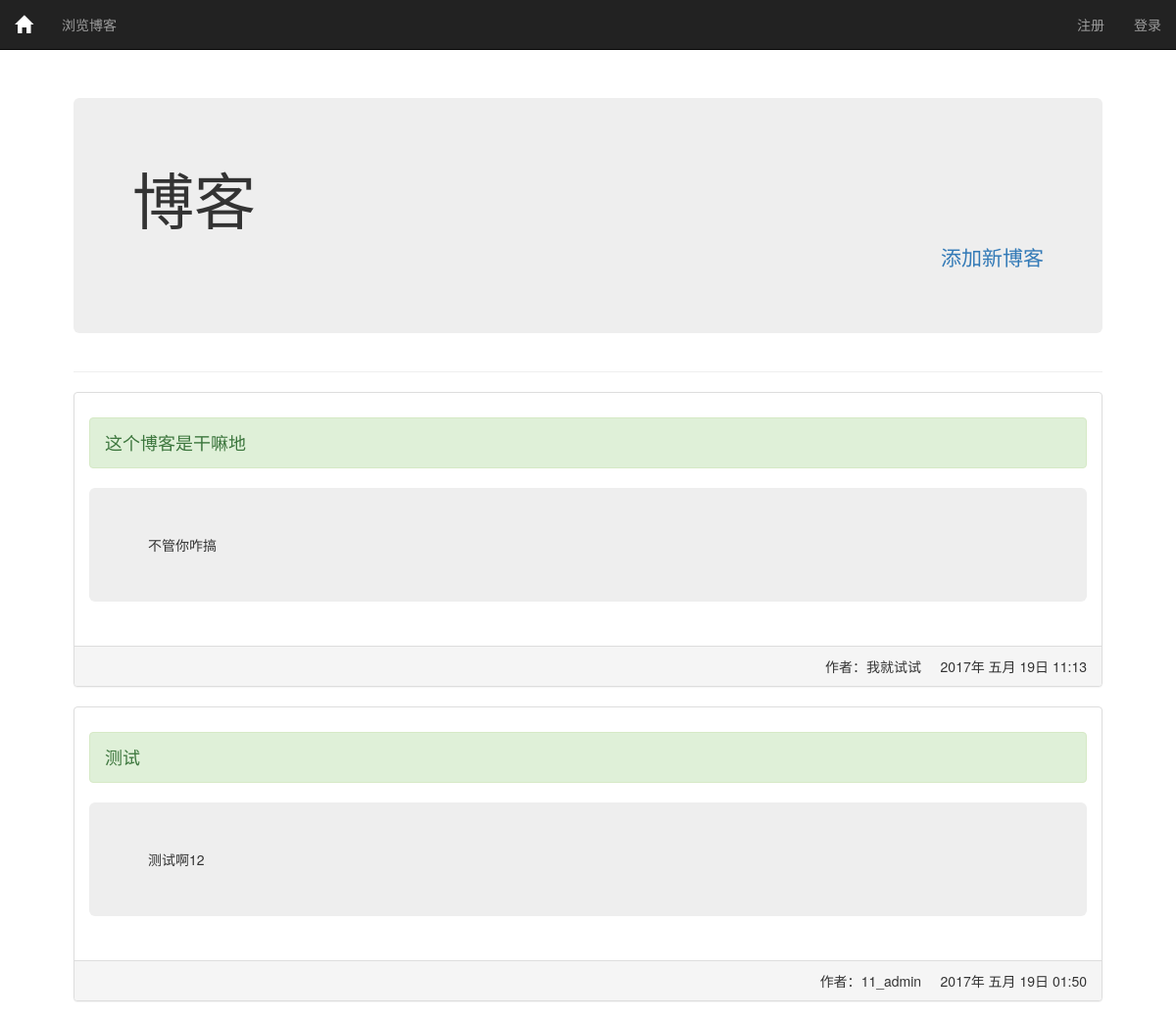
Page /show_blog/ (upper part) on the earlier database version.
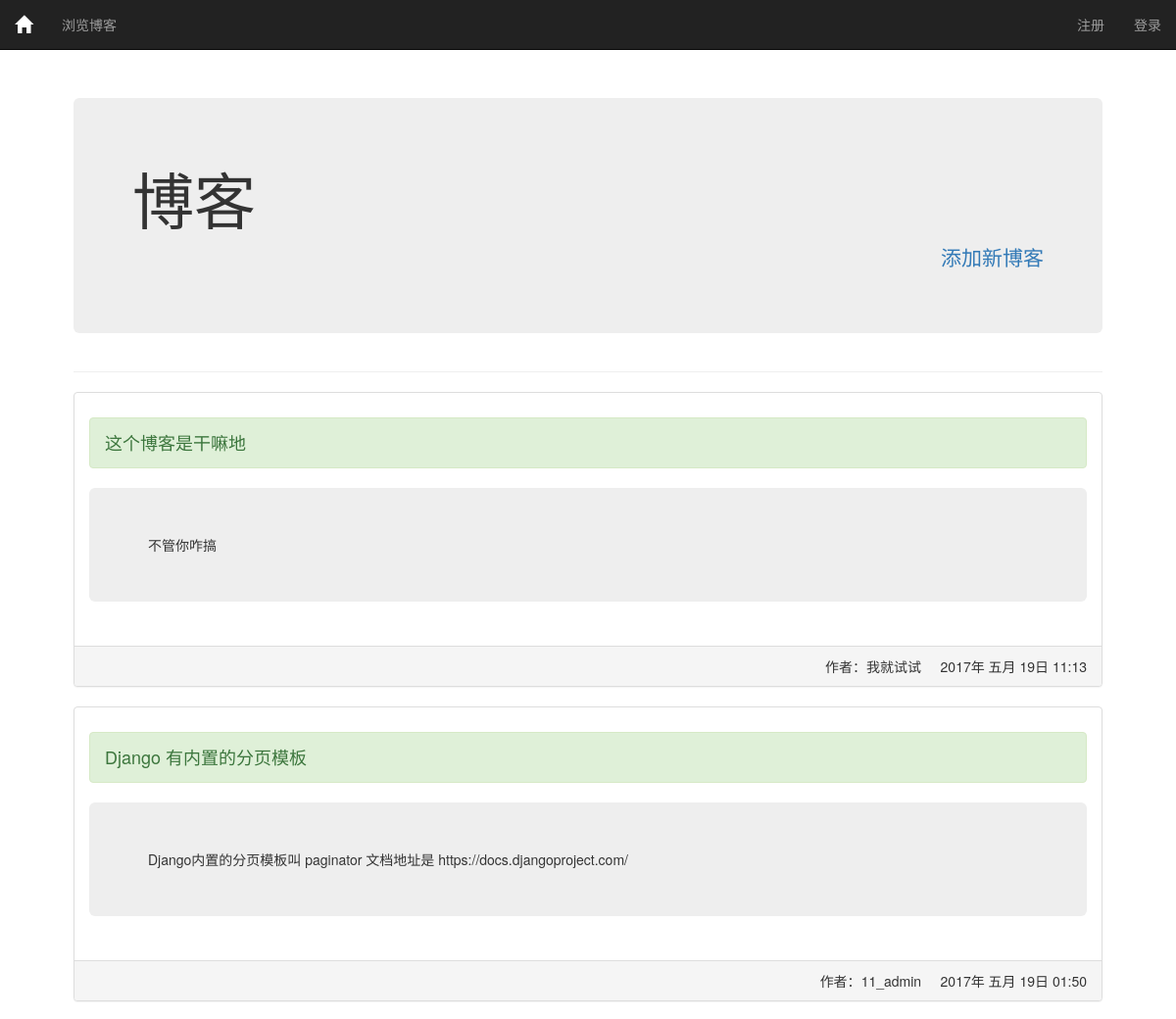
Same page on the later database version.
### blogs/models.py (models this page shows, shortened)
class BlogPost(models.Model):
    title = models.CharField(max_length=200)
    text = models.TextField()
    date_added = models.DateTimeField(auto_now_add=True)
    owner = models.ForeignKey(User)
    class Meta:
        verbose_name_plural = '个人博客'

### blogs/views.py (the view)
# urls.py: url(r'^show_blog/$', views.show_blog, name='show_blog'),
def show_blog(request):
    blogs = BlogPost.objects.order_by('-date_added')
    paginator = Paginator(blogs, 5)
    page = request.GET.get('page')
    try:
        contacts = paginator.page(page)
    except PageNotAnInteger:
        contacts = paginator.page(1)
    except EmptyPage:
        contacts = paginator.page(paginator.num_pages)
    context = {'blogs': blogs, 'contacts': contacts,
               'page_range': paginator.page_range}
    return render(request, 'blogs/show_blog.html', context)

### blogs/templates/blogs/show_blog.html (shortened to what this page needs)
{% extends "blogs/base.html" %}
{% block header%}
<div class="jumbotron" >
    <h1>博客</h1>
    <p class="text-right">
        <a href="{% url 'blogs:new_blog' %}">添加新博客</a>
    </p>
</div>
{% endblock header%}
{% block content %}
{% for blog in contacts %}
<div class="panel panel-default">
    <div class="panel-body">
        <h4>
            <p class="alert alert-success">{{blog.title}}</p>
        </h4>
        <div class="jumbotron">
                {{ blog.text }}
        </div>
    </div>
    <div class="panel-footer">
        <div class="row">
            <div class="col-md-3 text-left ">
            </div>
            <div class="col-md-9 text-right">
                作者：{{ blog.owner }}
                {{ blog.date_added|date:'Y年 M d日 H:i' }}
            </div>
        </div>
    </div>
</div>
{% endfor %}
{% endblock content %}

Differences in the rows shown:
changed BlogPost "2017年 五月 19日 01:50": title "测试" → "Django 有内置的分页模板"; text "测试啊12" → "Django内置的分页模板叫 paginator 文档地址是 https://docs.djangoproject.com/"
